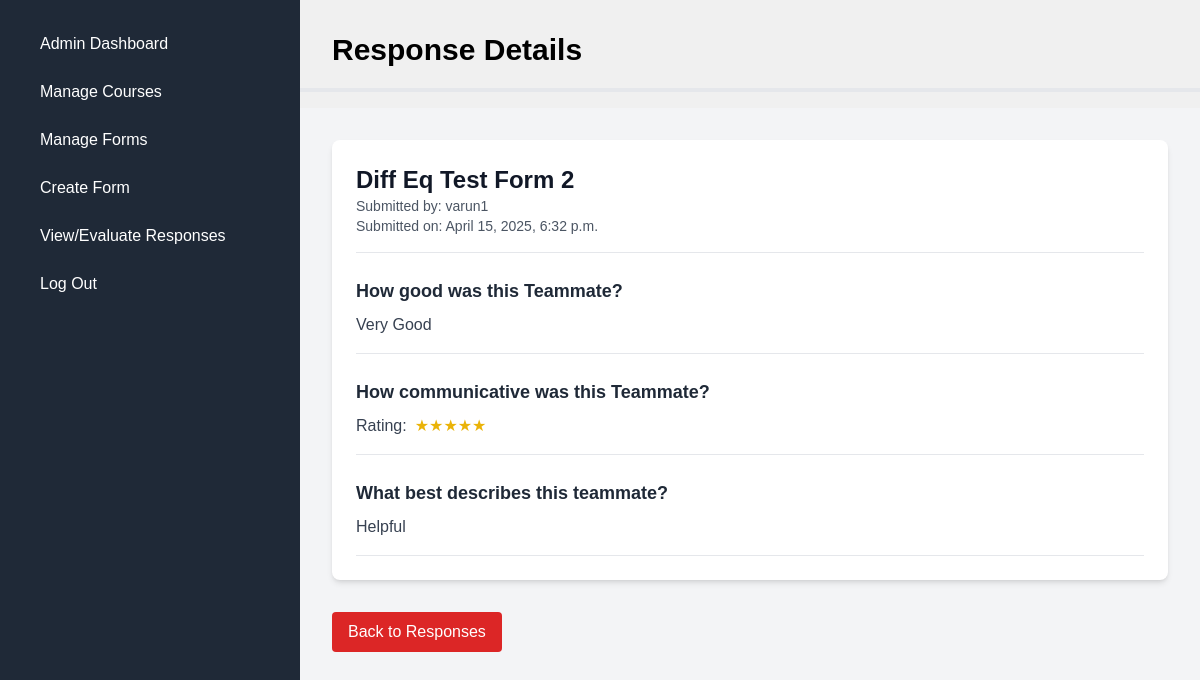
/student-responses/2/ (signed in), run on the app's committed database.
### main/models.py (models this page shows, shortened)
class FormResponse(models.Model):
    form = models.ForeignKey(Form, on_delete=models.CASCADE, related_name='responses')
    student = models.ForeignKey(settings.AUTH_USER_MODEL, on_delete=models.CASCADE, related_name="submitted_responses") # the evaluator
    target_student = models.ForeignKey(settings.AUTH_USER_MODEL, on_delete=models.CASCADE, related_name="received_responses", null=True, blank=True) # the evaluatee
    submitted_at = models.DateTimeField(auto_now_add=True)
    class Meta:
        unique_together = ['form', 'student', 'target_student']

class Form(models.Model):
    title = models.CharField(max_length=200)
    description = models.TextField(blank=True)
    deadline = models.DateTimeField(null=True, blank=True)
    course = models.ForeignKey('courses.Course', on_delete=models.CASCADE, related_name='forms', null=True, blank=True)
    creator = models.ForeignKey(settings.AUTH_USER_MODEL, on_delete=models.CASCADE)
    teams = models.ManyToManyField('courses.Team', related_name='forms', blank=True)
    created_at = models.DateTimeField(auto_now_add=True)
    updated_at = models.DateTimeField(auto_now=True)
    allow_multiple_responses = models.BooleanField(default=False, help_text="Allow each student to submit one response per teammate")

class QuestionResponse(models.Model):
    form_response = models.ForeignKey(FormResponse, on_delete=models.CASCADE, related_name='question_responses')
    question = models.ForeignKey(Question, on_delete=models.CASCADE)
    answer_text = models.TextField(blank=True)
    selected_choice = models.ForeignKey(Choice, on_delete=models.CASCADE, null=True, blank=True)
    rating_value = models.IntegerField(null=True, blank=True)

class Question(models.Model):
    QUESTION_TYPES = [
        ('text', 'Short Answer'),
        ('multiple_choice', 'Multiple Choice'),
        ('likert', 'Likert'),
    ]
    form = models.ForeignKey(Form, on_delete=models.CASCADE, related_name='questions')
    question_text = models.TextField()
    question_type = models.CharField(max_length=20, choices=QUESTION_TYPES)
    required = models.BooleanField(default=True)
    order = models.PositiveIntegerField(default=0)

class Choice(models.Model):
    question = models.ForeignKey(Question, on_delete=models.CASCADE, related_name='choices')
    choice_text = models.CharField(max_length=200)

### users/models.py (models this page shows, shortened)
class CustomUser(AbstractUser):
    ROLE_CHOICES = (
        ('student', 'Student'),
        ('professor', 'Professor'),
    )
    role = models.CharField(max_length=10, choices=ROLE_CHOICES, default='student')
    name = models.CharField(max_length=100)
    student_id = models.CharField(max_length=20, unique=True, null=True, blank=True)
    graduation_year = models.PositiveIntegerField(null=True, blank=True)
    email = models.EmailField(unique=True)
    courses = models.ManyToManyField('courses.Course', related_name='students', blank=True)

### main/views.py (the view)
# urls.py: path('student-responses/<int:response_id>/', views.student_response_details, name='student_response_details'),
@login_required
def student_response_details(request, response_id):
    if request.user.role != 'professor':
        return redirect('main:student_landing')
    response = get_object_or_404(
        FormResponse.objects.select_related('form', 'student'),
        id=response_id,
        form__creator=request.user
    )
    question_responses = response.question_responses.all().select_related('question')
    return render(request, 'main/student_response_details.html', {
        'response': response,
        'question_responses': question_responses
    })

### main/templates/main/student_response_details.html
{% extends 'shared/base.html' %}
{% block content %}
<h1 class="text-3xl font-bold mb-5 mt-8 ml-8">Response Details</h1>
<hr class="my-4 border-t-4" />
<div class="flex flex-col gap-8 p-8 bg-gray-100 min-h-screen">
    <div class="bg-white shadow-md rounded-lg p-6 w-full max-w-4xl mx-auto">
        <div class="mb-6 border-b pb-4">
            <h2 class="text-2xl font-semibold text-gray-900">{{ response.form.title }}</h2>
            <p class="text-sm text-gray-600">Submitted by: <span class="font-medium">{{ response.student.username }}</span></p>
            <p class="text-sm text-gray-600">Submitted on: {{ response.submitted_at|date:"F j, Y, g:i a" }}</p>
        </div>
        <div class="space-y-6">
            {% for question_response in question_responses %}
                <div class="border-b pb-4">
                    <h3 class="text-lg font-semibold text-gray-800 mb-2">{{ question_response.question.question_text }}</h3>
                    {% if question_response.question.question_type == 'text' %}
                        <p class="text-gray-700">{{ question_response.answer_text }}</p>
                    {% elif question_response.question.question_type == 'multiple_choice' %}
                        <p class="text-gray-700">{{ question_response.selected_choice.choice_text }}</p>
                    {% elif question_response.question.question_type == 'likert' %}
                        <div class="flex items-center gap-2">
                            <span class="text-gray-700">Rating:</span>
                            <div class="flex">
                                {% for i in "12345"|make_list %}
                                    <span class="{% if forloop.counter <= question_response.rating_value %}text-yellow-500{% else %}text-gray-300{% endif %}">
                                        ★
                                    </span>
                                {% endfor %}
                            </div>
                        </div>
                    {% endif %}
                </div>
            {% endfor %}
        </div>
    </div>
    <div class="flex justify-between items-center">
        <a
            href="{% url 'main:student_responses' %}"
            class="bg-red-600 text-white px-4 py-2 rounded hover:bg-red-700"
        >
            Back to Responses
        </a>
    </div>
</div>
{% endblock %}

### main/static/main/css/styles.css (style rules this page uses)
body { margin: 0; padding: 0; font-family: "Poppins", sans-serif; }

### shared/templates/shared/base.html (style rules this page uses)
body { background-color: #f0f0f0; font-family: Arial, sans-serif; }

### data on the page
FormResponse: form "Diff Eq Test Form 2", student.username "varun1", submitted_at "April 15, 2025, 6:32 p.m."
QuestionResponse: question.question_text "How good was this Teammate?", answer_text "Very Good"
QuestionResponse: question.question_text "How communicative was this Teammate?", shows "Rating:"
QuestionResponse: question.question_text "What best describes this teammate?", selected_choice.choice_text "Helpful"
